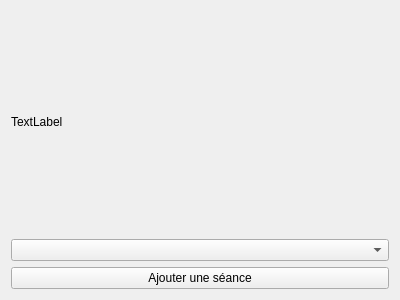
<?xml version="1.0" encoding="UTF-8"?>
<ui version="4.0">
 <class>FormGestionSeances</class>
 <widget class="QWidget" name="FormGestionSeances">
  <property name="geometry">
   <rect>
    <x>0</x>
    <y>0</y>
    <width>400</width>
    <height>300</height>
   </rect>
  </property>
  <property name="windowTitle">
   <string>Form</string>
  </property>
  <layout class="QVBoxLayout" name="verticalLayout">
   <item>
    <widget class="QLabel" name="lblPersonne">
     <property name="text">
      <string>TextLabel</string>
     </property>
    </widget>
   </item>
   <item>
    <widget class="QComboBox" name="cbxSeances"/>
   </item>
   <item>
    <widget class="QPushButton" name="btnAjout">
     <property name="text">
      <string>Ajouter une séance</string>
     </property>
    </widget>
   </item>
  </layout>
 </widget>
 <resources/>
 <connections/>
</ui>
